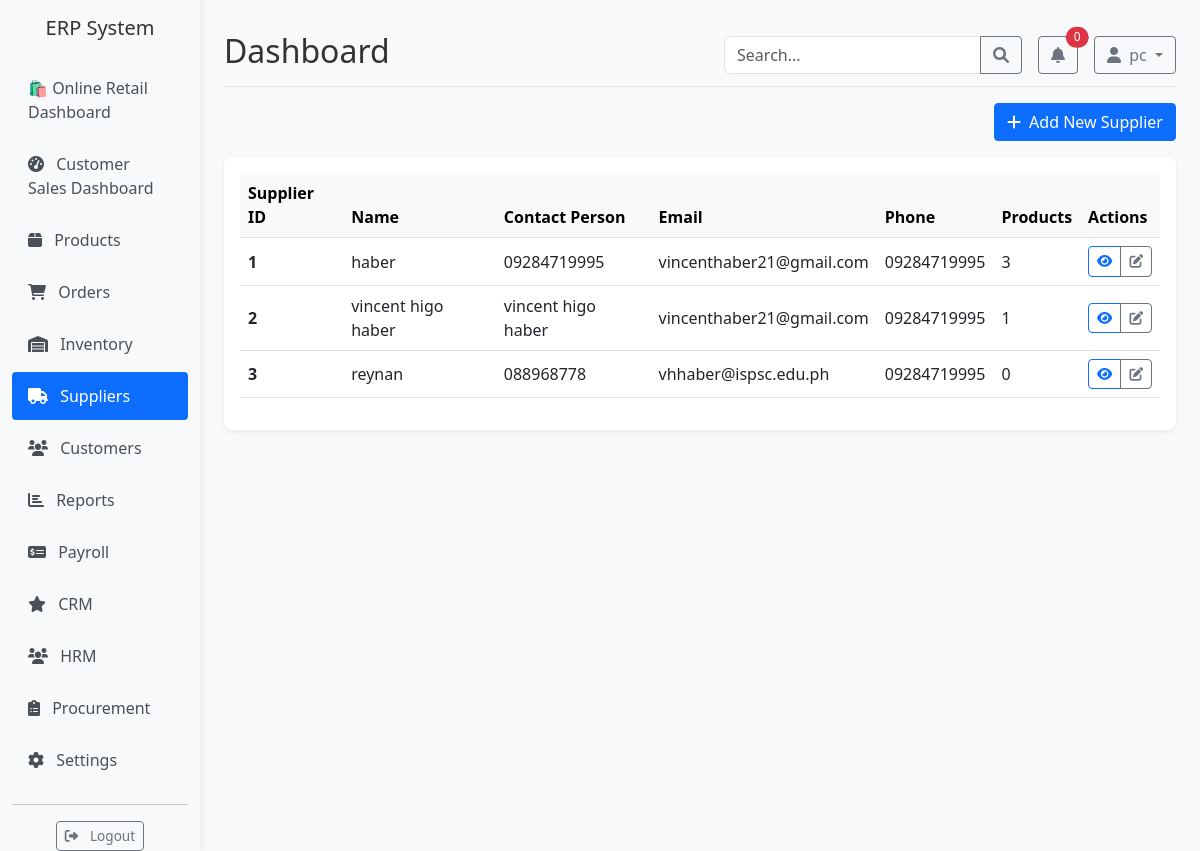
Screenshot of /dashboard/suppliers/ (signed in) with the database file from the repository.
### shop/models.py (models this page shows, shortened)
class Supplier(models.Model):
    name = models.CharField(max_length=100)
    contact_person = models.CharField(max_length=100, blank=True, null=True)
    email = models.EmailField(blank=True, null=True)
    phone = models.CharField(max_length=20, blank=True, null=True)
    address = models.TextField(blank=True, null=True)

### shop/views.py (the view)
# urls.py: path('suppliers/', views.supplier_list, name='supplier_list'),
@login_required
def supplier_list(request):
    suppliers = Supplier.objects.all()
    search_query = request.GET.get('search', '')
    if search_query:
        suppliers = suppliers.filter(
            Q(name__icontains=search_query) |
            Q(contact_person__icontains=search_query) |
            Q(email__icontains=search_query)
        )
    paginator = Paginator(suppliers, 10)
    page_number = request.GET.get('page')
    page_obj = paginator.get_page(page_number)
    context = {
        'page_obj': page_obj,
        'search_query': search_query,
    }
    return render(request, 'suppliers/list.html', context)

### templates/suppliers/list.html (shortened to what this page needs)
{% extends 'base.html' %}
{% load shop_tags %}
{% block content %}
<div class="container-fluid px-0">
    <div class="row mb-3">
        <div class="col-md-8">
        </div>
        <div class="col-md-4 text-end">
            <a href="{% url 'shop:supplier_create' %}" class="btn btn-primary">
                <i class="fas fa-plus me-1"></i> Add New Supplier
            </a>
        </div>
    </div>
    <div class="card border-0 shadow-sm">
        <div class="card-body">
            <div class="table-responsive">
                <table class="table table-hover align-middle">
                    <thead class="table-light">
                        <tr>
                            <th scope="col">Supplier ID</th>
                            <th scope="col">Name</th>
                            <th scope="col">Contact Person</th>
                            <th scope="col">Email</th>
                            <th scope="col">Phone</th>
                            <th scope="col">Products</th>
                            <th scope="col">Actions</th>
                        </tr>
                    </thead>
                    <tbody>
                        {% for supplier in page_obj %}
                        <tr>
                            <th scope="row">{{ supplier.id }}</th>
                            <td>{{ supplier.name }}</td>
                            <td>{{ supplier.contact_person|default:"-" }}</td>
                            <td>{{ supplier.email|default:"-" }}</td>
                            <td>{{ supplier.phone|default:"-" }}</td>
                            <td>{{ supplier.products.count }}</td>
                            <td>
                                <div class="btn-group btn-group-sm" role="group">
                                    <a href="{% url 'shop:supplier_detail' supplier.id %}" class="btn btn-outline-primary" title="View Details">
                                        <i class="fas fa-eye"></i>
                                    </a>
                                    <a href="{% url 'shop:supplier_edit' supplier.id %}" class="btn btn-outline-secondary" title="Edit">
                                        <i class="fas fa-edit"></i>
                                    </a>
                                </div>
                            </td>
                        </tr>
                        {% endfor %}
                    </tbody>
                </table>
            </div>
        </div>
    </div>
</div>
{% endblock %}

### templates/components/header.html (shortened to what this page needs)
<header class="d-flex justify-content-between flex-wrap flex-md-nowrap align-items-center pt-3 pb-2 mb-3 border-bottom">
    <h1 class="h2">{% block header_title %}Dashboard{% endblock %}</h1>
    <div class="d-flex align-items-center">
        <form class="me-3 d-none d-md-flex" action="{% block search_url %}{% endblock %}" method="GET">
            <div class="input-group">
                <input type="text" class="form-control" name="search" placeholder="Search..."
                       value="{{ search_query|default:'' }}">
                <button class="btn btn-outline-secondary" type="submit">
                    <i class="fas fa-search"></i>
                </button>
            </div>
        </form>
        <div class="dropdown me-3">
            <a class="btn btn-outline-secondary position-relative" href="#" role="button" id="notificationsDropdown"
               data-bs-toggle="dropdown" aria-expanded="false">
                <i class="fas fa-bell"></i>
                <span class="position-absolute top-0 start-100 translate-middle badge rounded-pill bg-danger">
                    {{ low_stock_count|default:'0' }}
                </span>
            </a>
        </div>
        <div class="dropdown">
            <a class="btn btn-outline-secondary dropdown-toggle" href="#" role="button" id="userDropdown"
               data-bs-toggle="dropdown" aria-expanded="false">
                <i class="fas fa-user me-1"></i>
                {{ request.user.username }}
            </a>
        </div>
    </div>
</header>

### static/css/main.css (style rules this page uses)
body { font-family: 'Segoe UI', Tahoma, Geneva, Verdana, sans-serif; background-color: #f8f9fa; color: #333; }
a { text-decoration: none; }
.container-fluid { max-width: 1600px; }
.card { border-radius: 0.5rem; box-shadow: 0 0.125rem 0.25rem rgba(0, 0, 0, 0.075); transition: transform 0.3s ease; }
.table th { font-weight: 600; }
.btn { border-radius: 0.25rem; font-weight: 500; }
.btn-group-sm > .btn, .btn-sm { padding: 0.25rem 0.5rem; font-size: 0.85rem; }
.badge { font-weight: 500; padding: 0.35em 0.65em; }

### rows the page displays
Supplier: id "1", name "haber", contact_person "09284719995", email "vincenthaber21@gmail.com", phone "09284719995", products.count "3"
Supplier: id "2", name "vincent higo haber", contact_person "vincent higo haber", email "vincenthaber21@gmail.com", phone "09284719995", products.count "1"
Supplier: id "3", name "reynan", contact_person "088968778", email "vhhaber@ispsc.edu.ph", phone "09284719995", products.count "0"

### other values shown
{{ low_stock_count|default:'0' }} "0"
{{ request.user.username }} "pc"
